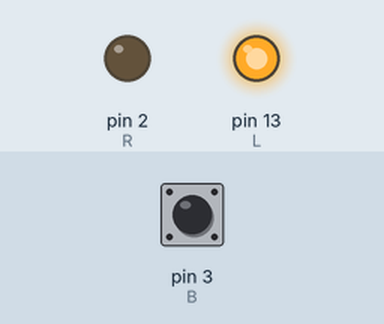
A sketch run on a simulated Arduino Uno, built with avr-gcc and run on an emulated ATmega328P. Shown: output pins drawn as LEDs (lit = HIGH). Dashed ring = blinking. Inputs (shaded band) come from the test bench; at power-on: pin 3 (B) HIGH.

Above: at 1.2 s.
1.3 s: pin 3 (B) pulled LOW for 0.15 s
At 2.8 s:
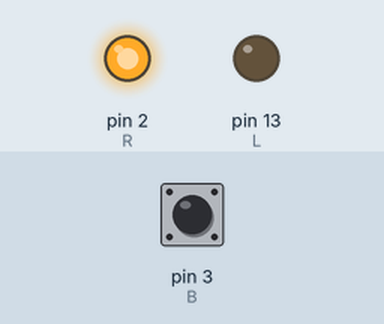
At 3.5 s:
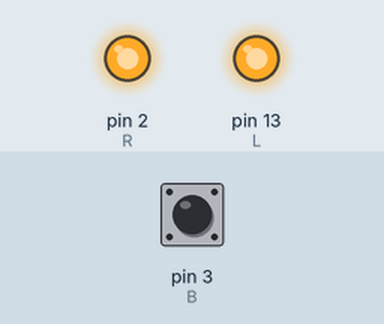
4.4 s: pin 3 (B) pulled LOW for 3.2 s
At 9.2 s:
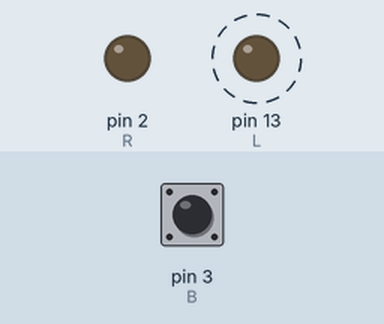
Timing chart, 0 to 15.1 s (numbered marks = the images above; inputs shaded):
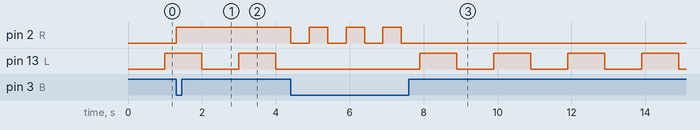

Measured:
- after the input at 1.3 s, pin 2 (R): LOW → HIGH at once
- after the input at 4.4 s, pin 2 (R): alternates HIGH for 0.50 s and LOW for 0.50 s, 7 changes in all, then stays LOW, starting at once
- by itself, pin 13 (L): alternates HIGH for 1.0 s and LOW for 1.0 s

The sketch:

sketch_apr16a.ino
```cpp
bool l = false, r = false;
const int L = 13, R = 2, B = 3;

void setup() {
  pinMode(L, OUTPUT);
  pinMode(R, OUTPUT);
  pinMode(B, INPUT_PULLUP);
  attachInterrupt(1, isr, LOW);
}

void loop() {
  delay(1000);
  digitalWrite(L, l = !l);
}

// delay() computes its count based on *timer interrupt*.
// However, all other interrupts are blocked while ISR is running.

// So any functions which require interrupts to be work,
// like delay() and millis(), won't behave properly if called inside ISR.

// If you really need delaying in ISR, is strongly not recommended,
// consider using delayMicroseconds() which doesn't rely on interrupts instead.

void isr() {
  digitalWrite(R, r = !r);
  for (int i = 0; i < 500; i++) delayMicroseconds(1000); // 500 * 1000μs = 0.5s
}
```
